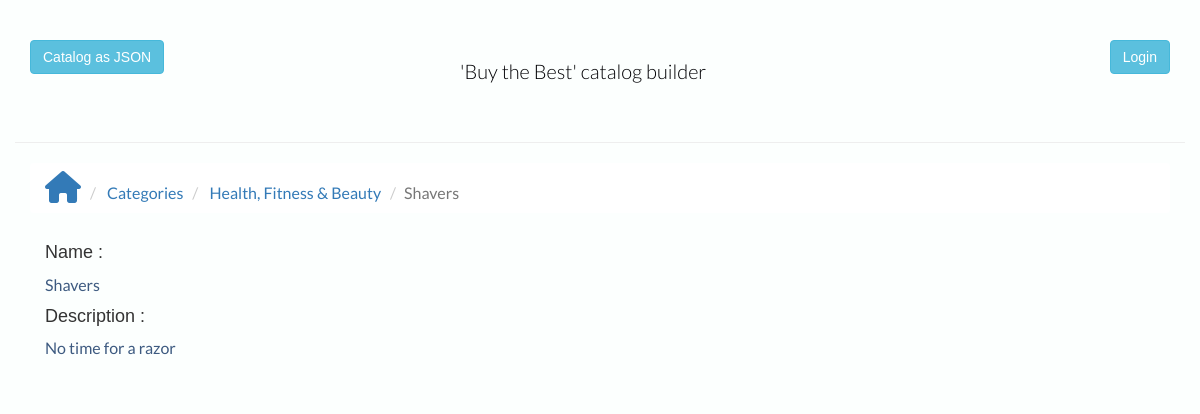
The app's page /category/37/152 with its own data.
### database_create.py (models this page shows, shortened)
class Category(Base):
    __tablename__ = 'category'
    id = Column(Integer, primary_key=True)
    name = Column(String(80), nullable=False)

class Product(Base):
    __tablename__ = 'product'
    id = Column(Integer, primary_key=True)
    name = Column(String(250), nullable=False)
    description = Column(String(500))
    image = Column(String(250))
    created_at = Column(TIMESTAMP, nullable=False)
    updated_at = Column(TIMESTAMP)
    category_id = Column(Integer, ForeignKey('category.id'),
                         nullable=False)
    category = relationship(Category)
    user_id = Column(Integer, ForeignKey('user.id'), nullable=False)
    user = relationship(User)

### application.py (the view)
@app.route("/category/<int:category_id>/<int:product_id>")
def showProduct(category_id, product_id):
    category = session.query(Category).filter_by(id=category_id).one()
    product = session.query(Product).filter_by(id=product_id).one()
    return render_template(
        'showProduct.html', product=product,
        category=category)

### templates/showProduct.html (shortened to what this page needs)
{% extends "base.html" %}
{% block content %}
<ol class="breadcrumb">
   <li> <a href="/"><i class="fa fa-home fa-2x" aria-hidden="true"></i></a> </li>
   <li> <a href="{{ url_for('default', category_id=category.id) }}">Categories</a> </li>
   <li> <a href="{{ url_for('showCategory', category_id=category.id) }}">{{ category.name }}</a> </li>
   <li class="active">{{ product.name }} </li>
</ol>
<div class="container-fluid">
   <h4>Name : </h4>
   <p>{{ product.name }}</p>
   <h4>Description : </h4>
   <p>{{ product.description }}</p>
   <div class="form-buttons">
   </div>
</div>
{% endblock %}

### static/styles.css (style rules this page uses)
body { font-family: sans-serif; background-color: #fcfffe; }
p { font-family: 'Lato', sans-serif; font-size: 16px; color: #3D5A80; line-height: 24px; font-weight: 400; }
li { font-family: 'Lato', sans-serif; font-size: 16px; color: #3D5A80; list-style-type: none; }
.breadcrumb { background-color: #ffffff; }
.form-buttons { padding-top: 16px; padding-right: 8px; background-color: #fcfffe; }

### records on screen
Category: name "Health, Fitness & Beauty"
Product: name "Shavers", description "No time for a razor"
